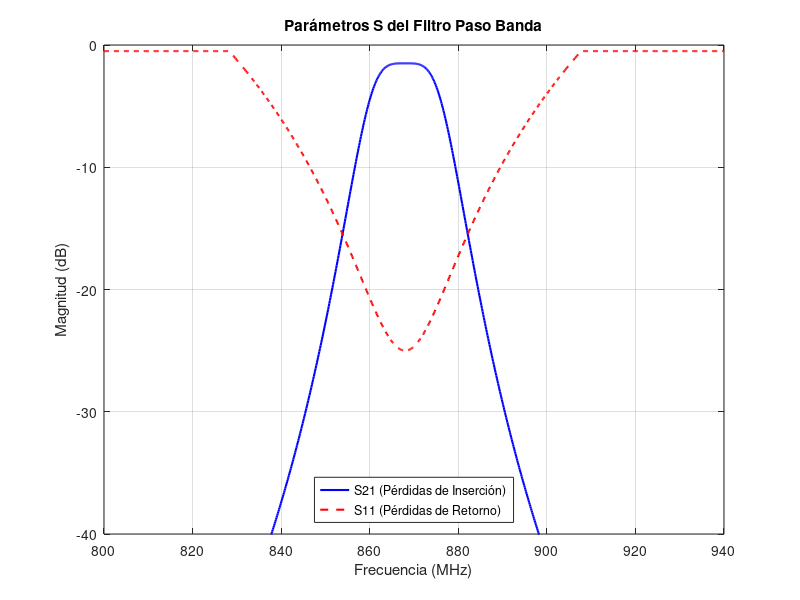

MATLAB code to generate this figure:
% Simulación de respuesta de filtro paso banda centrado en 868 MHz
clear; close all; clc;

f0 = 868e6;           % Frecuencia central (868 MHz)
bw = 20e6;            % Ancho de banda (20 MHz)
f = linspace(800e6, 940e6, 1000); % Barrido en frecuencia

% Modelo simplificado de pérdidas de inserción (S21) y retorno (S11)
s21_db = -1.5 - 20 * log10(1 + (2 * (f - f0) / bw).^4);
s11_db = -25 + 20 * log10(1 + (2 * (f - f0) / bw).^2);
s11_db(s11_db > -0.5) = -0.5;

figure('Color', 'w');
plot(f/1e6, s21_db, 'b', 'LineWidth', 1.5); hold on;
plot(f/1e6, s11_db, 'r--', 'LineWidth', 1.5);
grid on;
title('Parámetros S del Filtro Paso Banda');
xlabel('Frecuencia (MHz)');
ylabel('Magnitud (dB)');
legend('S21 (Pérdidas de Inserción)', 'S11 (Pérdidas de Retorno)', 'Location', 'South');
ylim([-40 0]);

% Guardar automáticamente la figura en la carpeta img
saveas(gcf, fullfile('..', 'img', 'respuesta_filtro.png'));
